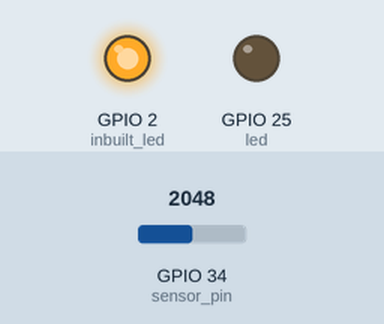
Simulated run of this program. Board: ESP32 board running MicroPython. On the bench: output pins drawn as LEDs (lit = HIGH). The inputs (shaded band) are chosen by the test bench; at power-on: GPIO 34 (sensor_pin) = 2048 (analog values on the 0–4095 scale).

Above: at 0.1 s.
At 5.1 s:
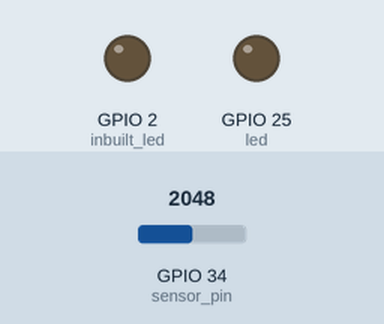
Timing chart, 0 to 5.4 s (numbered marks = the images above):
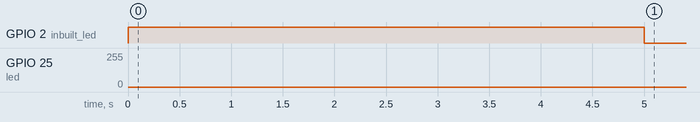

The program:

main.py
```python
""" Calibration usa um fotosensor no pino 32 para variar a intensidade do led
    no pino 25, préviamente calibrado por 5 segundos indicado pelo led da placa
    (GPIO2)
"""
from machine import Pin, ADC, PWM
import time

sensor_pin = Pin(34, Pin.IN) # pino do foto sensor
sensor_pin = ADC(sensor_pin) # obejto adc do pino
sensorMax = 32 # valor inicial máximo
sensorMin = 4063 # valor inicial mínimo

def setup():
  start = time.ticks_ms() # contagem inicial do tempo de calibragem
  inbuilt_led = Pin(2, Pin.OUT)
  inbuilt_led.on() # led da placa indica o início
  delta = time.ticks_diff(time.ticks_ms(), start)
  global sensorMax, sensorMin, sensor_pin
  while delta < 5000: # 5 segundos de calibragem
    sensorValue = sensor_pin.read() # leitura do foto sensor
    if sensorValue > sensorMax: # calibragem
      sensorMax = sensorValue
    if sensorValue < sensorMin: # idem
      sensorMin = sensorValue
    delta = time.ticks_diff(time.ticks_ms(), start)
  inbuilt_led.off() # fim da calibragem

setup()

while True:
  sensorValue = sensor_pin.read()
  if sensorValue < sensorMin: # usando os dados da calibragem
    sensorValue = sensorMin
  if sensorValue > sensorMax:
    sensorValue = sensorMax
  frequencia = 5000 # frequencia do led
  led = PWM(Pin(25), frequencia) # objeto do led
  valor = (sensorValue - 32) * 255 // 4041 # transformando em numero de 8 bits
  led.duty(valor) # acionando o led
```
